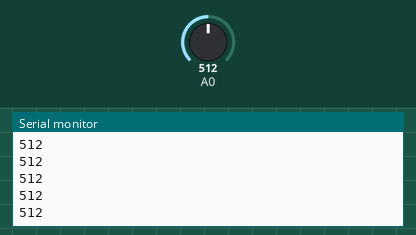
The sketch below on a simulated Arduino Uno, built with avr-gcc and run on an emulated ATmega328P. Shown: the last lines printed to the serial monitor. The test bench sets the inputs (shaded band); at power-on: A0 = 512.

Above: at 1.2 s.
1.3 s: A0 set to 716
At 1.31 s:
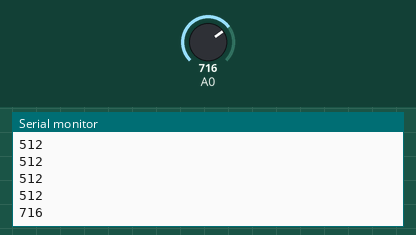
2.8 s: A0 set to 900
At 2.81 s:
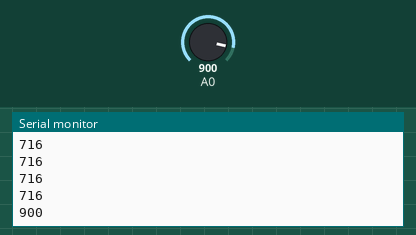
Timing chart, 0 to 5.8 s (numbered marks = the images above; inputs shaded):
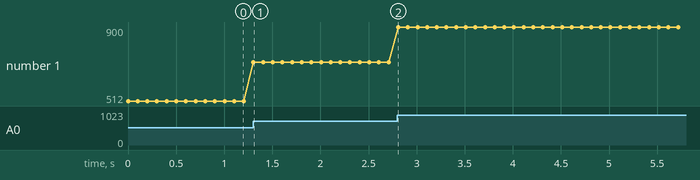

The sketch:

readAnalogPrint.ino
```cpp
int threshold = 200;

void setup() {
  Serial.begin(115200);
}

void loop() {
  int measuredValue = analogRead(A0);

  Serial.println(measuredValue);

  if (measuredValue > threshold) {
    digitalWrite(9, HIGH);
  } else {
    digitalWrite(9, LOW);
  }

  delay(100);

}
```

Measured:
- after the input at 1.3 s, the serial monitor: prints a new line at once (image 1)
- after the input at 2.8 s, the serial monitor: prints a new line at once (image 2)
- plotted number 1: 512 → 716 after the input at 1.3 s, 716 → 900 after the input at 2.8 s
